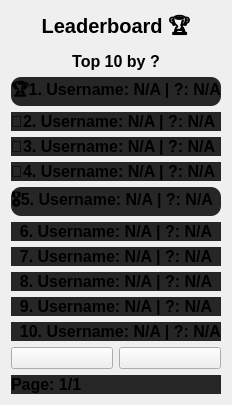
            <widget class="QWidget" name="leaderboard_page">
             <property name="styleSheet">
              <string notr="true">QLabel{
	background-color: hsl(0, 0%, 15%);
	border-radius: 10px;
 }
QLabel#leader_title{
	background-color: None;
 }
QLabel#leader_subtitle{
	background-color: None;
 }</string>
             </property>
             <layout class="QGridLayout" name="gridLayout_2">
              <item row="12" column="0">
               <widget class="QPushButton" name="previous_page_lead">
                <property name="text">
                 <string/>
                </property>
                <property name="icon">
                 <iconset resource="icons.qrc">
                  <normaloff>:/icons/icons/arrow-left-circle.svg</normaloff>:/icons/icons/arrow-left-circle.svg</iconset>
                </property>
                <property name="iconSize">
                 <size>
                  <width>24</width>
                  <height>24</height>
                 </size>
                </property>
               </widget>
              </item>
              <item row="12" column="1">
               <widget class="QPushButton" name="next_page_lead">
                <property name="text">
                 <string/>
                </property>
                <property name="icon">
                 <iconset resource="icons.qrc">
                  <normaloff>:/icons/icons/arrow-right-circle.svg</normaloff>:/icons/icons/arrow-right-circle.svg</iconset>
                </property>
                <property name="iconSize">
                 <size>
                  <width>24</width>
                  <height>24</height>
                 </size>
                </property>
               </widget>
              </item>
              <item row="11" column="0" colspan="2">
               <widget class="QLabel" name="lead_10">
                <property name="font">
                 <font>
                  <pointsize>12</pointsize>
                  <bold>true</bold>
                 </font>
                </property>
                <property name="text">
                 <string>  10. Username: N/A | ?: N/A</string>
                </property>
               </widget>
              </item>
              <item row="14" column="0" colspan="2">
               <widget class="QLabel" name="lead_total_pages">
                <property name="maximumSize">
                 <size>
                  <width>16777215</width>
                  <height>30</height>
                 </size>
                </property>
                <property name="font">
                 <font>
                  <pointsize>12</pointsize>
                  <bold>true</bold>
                 </font>
                </property>
                <property name="text">
                 <string>Page: 1/1</string>
                </property>
               </widget>
              </item>
              <item row="10" column="0" colspan="2">
               <widget class="QLabel" name="lead_9">
                <property name="font">
                 <font>
                  <pointsize>12</pointsize>
                  <bold>true</bold>
                 </font>
                </property>
                <property name="text">
                 <string>  9. Username: N/A | ?: N/A</string>
                </property>
               </widget>
              </item>
              <item row="9" column="0" colspan="2">
               <widget class="QLabel" name="lead_8">
                <property name="font">
                 <font>
                  <pointsize>12</pointsize>
                  <bold>true</bold>
                 </font>
                </property>
                <property name="text">
                 <string>  8. Username: N/A | ?: N/A</string>
                </property>
               </widget>
              </item>
              <item row="8" column="0" colspan="2">
               <widget class="QLabel" name="lead_7">
                <property name="font">
                 <font>
                  <pointsize>12</pointsize>
                  <bold>true</bold>
                 </font>
                </property>
                <property name="text">
                 <string>  7. Username: N/A | ?: N/A</string>
                </property>
               </widget>
              </item>
              <item row="7" column="0" colspan="2">
               <widget class="QLabel" name="lead_6">
                <property name="font">
                 <font>
                  <pointsize>12</pointsize>
                  <bold>true</bold>
                 </font>
                </property>
                <property name="text">
                 <string>  6. Username: N/A | ?: N/A</string>
                </property>
               </widget>
              </item>
              <item row="6" column="0" colspan="2">
               <widget class="QLabel" name="lead_5">
                <property name="font">
                 <font>
                  <pointsize>12</pointsize>
                  <bold>true</bold>
                 </font>
                </property>
                <property name="text">
                 <string>🎖️5. Username: N/A | ?: N/A</string>
                </property>
               </widget>
              </item>
              <item row="5" column="0" colspan="2">
               <widget class="QLabel" name="lead_4">
                <property name="font">
                 <font>
                  <pointsize>12</pointsize>
                  <bold>true</bold>
                 </font>
                </property>
                <property name="text">
                 <string>🥉4. Username: N/A | ?: N/A</string>
                </property>
               </widget>
              </item>
              <item row="4" column="0" colspan="2">
               <widget class="QLabel" name="lead_3">
                <property name="font">
                 <font>
                  <pointsize>12</pointsize>
                  <bold>true</bold>
                 </font>
                </property>
                <property name="text">
                 <string>🥈3. Username: N/A | ?: N/A</string>
                </property>
               </widget>
              </item>
              <item row="3" column="0" colspan="2">
               <widget class="QLabel" name="lead_2">
                <property name="font">
                 <font>
                  <pointsize>12</pointsize>
                  <bold>true</bold>
                 </font>
                </property>
                <property name="text">
                 <string>🥇2. Username: N/A | ?: N/A</string>
                </property>
               </widget>
              </item>
              <item row="2" column="0" colspan="2">
               <widget class="QLabel" name="lead_1">
                <property name="font">
                 <font>
                  <pointsize>12</pointsize>
                  <bold>true</bold>
                 </font>
                </property>
                <property name="text">
                 <string>🏆1. Username: N/A | ?: N/A</string>
                </property>
               </widget>
              </item>
              <item row="1" column="0" colspan="2">
               <widget class="QLabel" name="leader_subtitle">
                <property name="maximumSize">
                 <size>
                  <width>16777215</width>
                  <height>40</height>
                 </size>
                </property>
                <property name="font">
                 <font>
                  <pointsize>12</pointsize>
                  <bold>true</bold>
                 </font>
                </property>
                <property name="text">
                 <string>Top 10 by ?</string>
                </property>
                <property name="alignment">
                 <set>Qt::AlignmentFlag::AlignCenter</set>
                </property>
               </widget>
              </item>
              <item row="0" column="0" colspan="2">
               <widget class="QLabel" name="leader_title">
                <property name="maximumSize">
                 <size>
                  <width>16777215</width>
                  <height>40</height>
                 </size>
                </property>
                <property name="font">
                 <font>
                  <pointsize>15</pointsize>
                  <bold>true</bold>
                 </font>
                </property>
                <property name="text">
                 <string>Leaderboard 🏆</string>
                </property>
                <property name="alignment">
                 <set>Qt::AlignmentFlag::AlignCenter</set>
                </property>
               </widget>
              </item>
             </layout>
            </widget>
